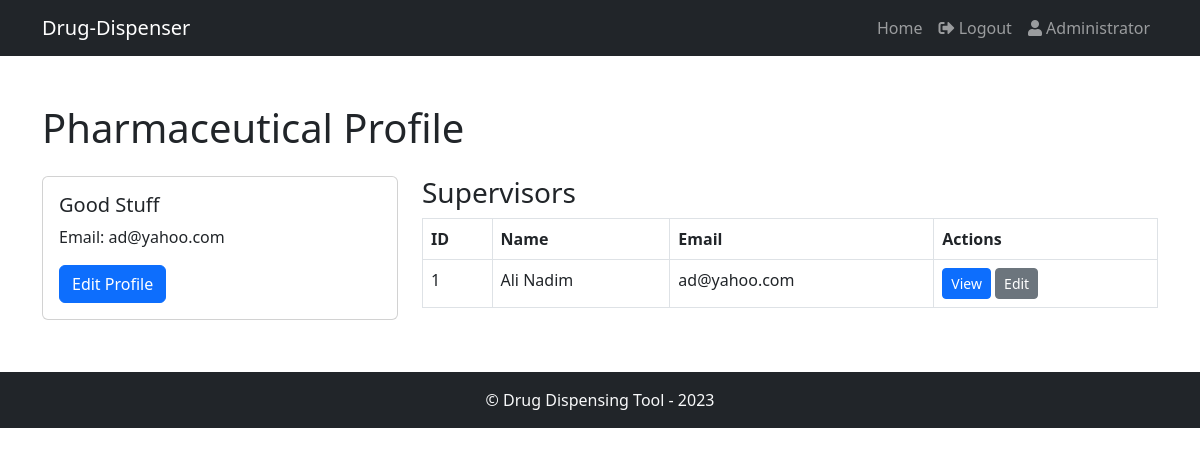
The page /profiles/pharmaceutical_profile.php?pharmaceuticalId=1 (signed in) on the database its author committed.
### tables this page shows
CREATE TABLE `pharmaceutical` (
  `pharmaceuticalId` int(11) NOT NULL,
  `name` varchar(100) NOT NULL,
  `emailAddress` varchar(100) NOT NULL,
  `phoneNumber` varchar(20) DEFAULT NULL
);

CREATE TABLE `supervisor` (
  `supervisorId` int(11) NOT NULL,
  `name` varchar(50) NOT NULL,
  `pharmaceuticalId` int(11) DEFAULT NULL,
  `emailAddress` varchar(100) NOT NULL,
  `SSN` varchar(15) DEFAULT NULL,
  `passwordHash` varchar(100) NOT NULL
);

### profiles/pharmaceutical_profile.php (the view, shortened to what this page needs)
<?php
require_once('../database.php');
$pharmaceuticalId = $_GET['pharmaceuticalId'];
$pharmaceutical = array();
$conn = new mysqli($host, $username, $databasePassword, $databaseName);
if ($conn->connect_error) {
	die("Connection failed: " . $conn->connect_error);
} else {
	$sql = "SELECT * FROM pharmaceutical WHERE pharmaceuticalId = $pharmaceuticalId";
	$result = $conn->query($sql);
	if ($result->num_rows === 1) {
		$pharmaceutical = $result->fetch_assoc();
	} else {
		header("Location: ../errors/404.php");
		exit();
	}
}
$supervisors = array();
$conn = new mysqli($host, $username, $databasePassword, $databaseName);
if ($conn->connect_error) {
	die("Connection failed: " . $conn->connect_error);
} else {
	$sql = "SELECT * FROM supervisor WHERE pharmaceuticalId = {$pharmaceutical['pharmaceuticalId']}";
	$result = $conn->query($sql);
	while ($row = $result->fetch_assoc()) {
		$supervisors[] = $row;
	}
}
?>
<!DOCTYPE html>
<html lang="en">
<head>
    <link rel="stylesheet" href="https://cdnjs.cloudflare.com/ajax/libs/bootstrap/5.3.0/css/bootstrap.min.css">
</head>
<body>
<?php
include_once '../commons.php';
echo $header;
?>
    <div class="container mt-5">
	<h1>Pharmaceutical Profile</h1>
	<div class="row mt-4">
	    <div class="col-md-4">
		<div class="card">
		    <div class="card-body">
			<h5 class="card-title"><?= $pharmaceutical['name'] ?></h5>
			<p class="card-text">Email: <?= $pharmaceutical['emailAddress'] ?></p>
			<?php if ($_SESSION['user'] === 'administrator') { ?>
			    <a href="../edit/edit_pharmaceutical.php?pharmaceuticalId=<?= $pharmaceuticalId ?>" class="btn btn-primary">Edit Profile</a>
			<?php } ?>
		    </div>
		</div>
	    </div>
	    <div class="col-md-8">
		<h3>Supervisors</h3>
		<?php if (!empty($supervisors)) { ?>
		    <table class="table table-bordered mt-2">
			<thead>
			    <tr>
				<th>ID</th>
				<th>Name</th>
				<th>Email</th>
				<th>Actions</th>
			    </tr>
			</thead>
			<tbody>
<?php
foreach ($supervisors as $supervisor) {
	echo "<tr>";
	echo "<td>{$supervisor['supervisorId']}</td>";
	echo "<td>{$supervisor['name']}</td>";
	echo "<td>{$supervisor['emailAddress']}</td>";
	echo "<td>";
	echo "<a href='supervisor_profile.php?supervisorId={$supervisor['supervisorId']}' class='btn btn-primary btn-sm'>View</a>";
	if ($_SESSION['user'] === 'administrator') {
		echo " <a href='../edit/edit_supervisor.php?supervisorId={$supervisor['supervisorId']}' class='btn btn-secondary btn-sm'>Edit</a>";
	}
	echo "</td>";
	echo "</tr>";
}
?>
			</tbody>
		    </table>
<?php } else {
echo "<p>No supervisors available.</p>";
} ?>
	    </div>
	</div>
    </div>
    <?php echo $footer; ?>
</body>
</html>

### rows shown on the page
pharmaceutical: name "Good Stuff", emailAddress "ad@yahoo.com"
supervisor: supervisorId "1", name "Ali Nadim", emailAddress "ad@yahoo.com"

### other values the page prints
$userDisplay "Administrator"
